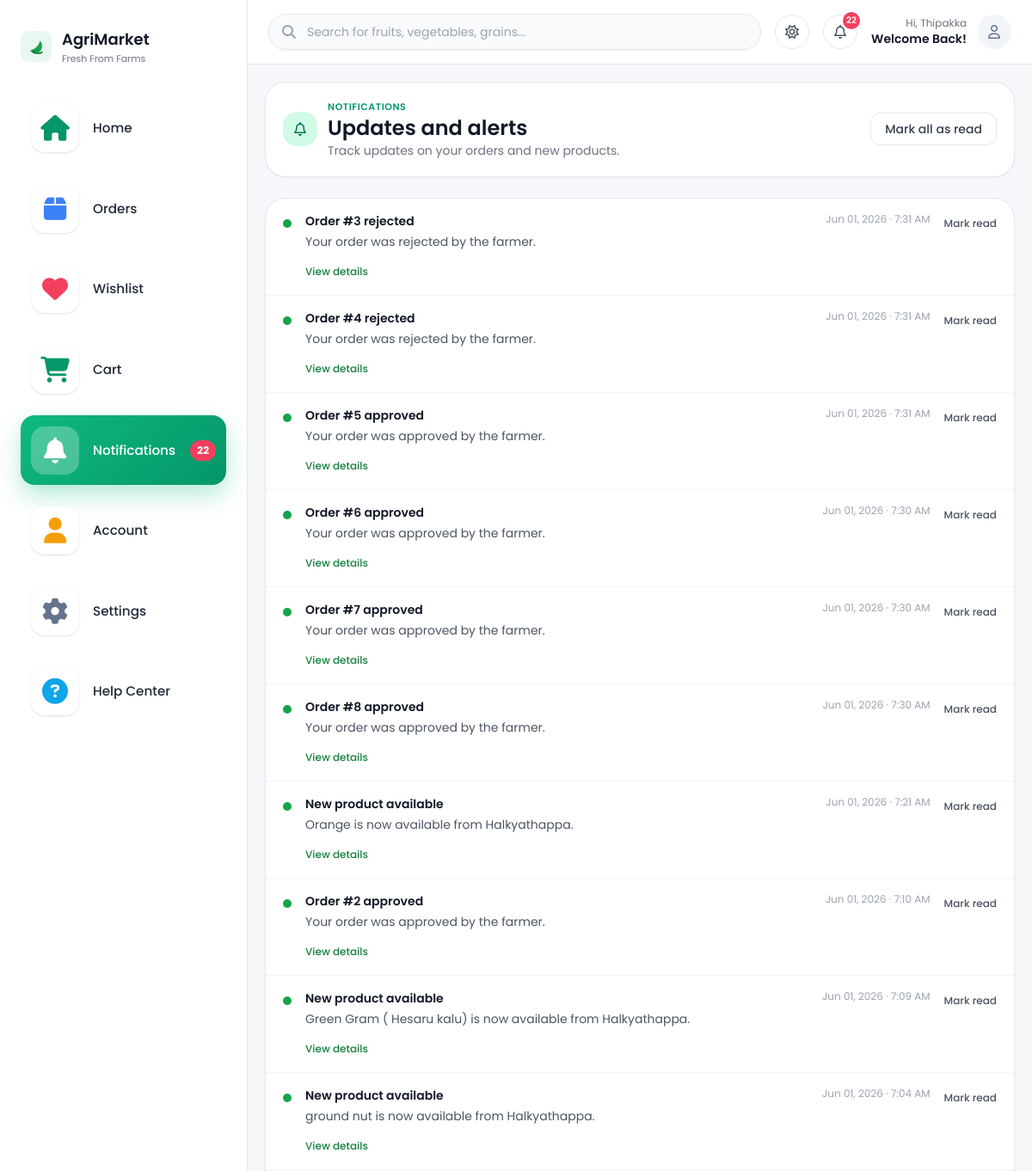
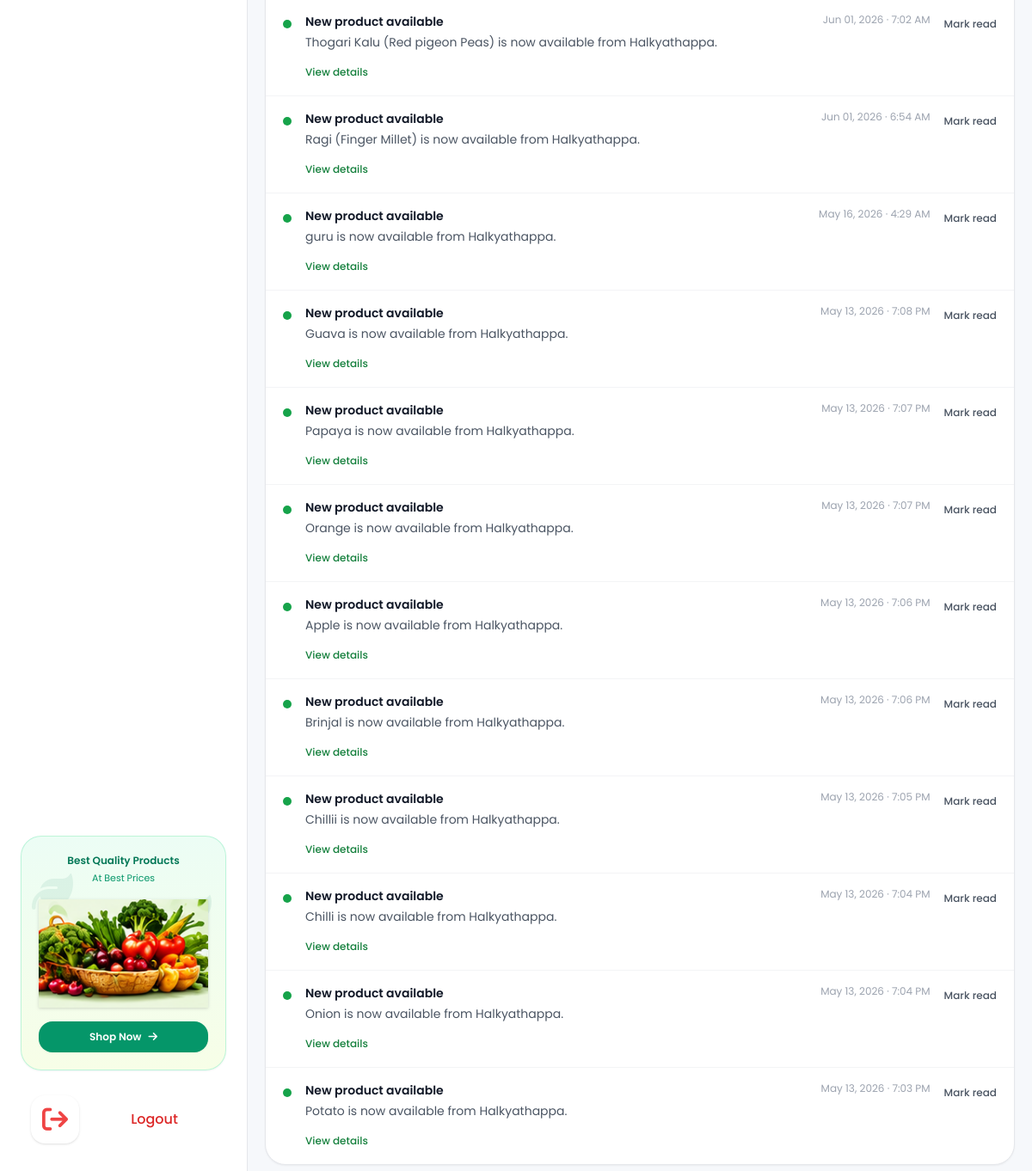
Screenshot of /buyer/notifications/ (signed in) with the database file from the repository (2 pictures, top to bottom).
### store/models.py (models this page shows, shortened)
class Notification(models.Model):
    LEVEL_CHOICES = [
        ('info', 'Info'),
        ('success', 'Success'),
        ('warning', 'Warning'),
        ('error', 'Error'),
    ]
    recipient = models.ForeignKey(User, on_delete=models.CASCADE, related_name='notifications')
    title = models.CharField(max_length=140)
    message = models.TextField(blank=True)
    level = models.CharField(max_length=10, choices=LEVEL_CHOICES, default='info')
    target_url = models.CharField(max_length=255, blank=True)
    order = models.ForeignKey('Order', on_delete=models.SET_NULL, null=True, blank=True, related_name='notifications')
    product = models.ForeignKey('Product', on_delete=models.SET_NULL, null=True, blank=True, related_name='notifications')
    is_read = models.BooleanField(default=False)
    created_at = models.DateTimeField(auto_now_add=True)
    read_at = models.DateTimeField(null=True, blank=True)
    class Meta:
        ordering = ['-created_at']
        indexes = [
            models.Index(fields=['recipient', 'is_read', '-created_at']),
        ]

### store/views.py (the view)
# urls.py: path('buyer/notifications/', views.buyer_notifications_page, name='buyer_notifications'),
@buyer_required
def buyer_notifications_page(request):
    notifications = Notification.objects.filter(recipient=request.user).order_by('-created_at')
    unread_count = Notification.objects.filter(recipient=request.user, is_read=False).count()
    return render(
        request,
        'store/buyer/notifications.html',
        {
            'notifications': notifications,
            'unread_count': unread_count,
        },
    )

### templates/store/buyer/notifications.html (shortened to what this page needs)
{% extends 'store/buyer/buyer_base.html' %}
{% block content %}
  <section class="max-w-5xl mx-auto">
    <div class="mb-6 rounded-3xl border border-gray-200 bg-white p-5 shadow-sm flex flex-col sm:flex-row sm:items-center sm:justify-between gap-4">
      <div class="flex items-center gap-3">
        <span class="inline-flex h-10 w-10 items-center justify-center rounded-2xl bg-emerald-100 text-emerald-700">
          <i class="fa-regular fa-bell"></i>
        </span>
        <div>
          <div class="text-[11px] font-semibold uppercase tracking-wider text-emerald-600">Notifications</div>
          <h1 class="text-2xl font-semibold text-gray-900">Updates and alerts</h1>
          <p class="text-sm text-gray-500">Track updates on your orders and new products.</p>
        </div>
      </div>
      <form method="post" action="{% url 'store:buyer_notifications_mark_all_read' %}">
        <button type="submit" class="inline-flex items-center justify-center rounded-xl border border-gray-200 px-4 py-2 text-sm font-medium text-gray-700 hover:bg-gray-50">
          Mark all as read
        </button>
      </form>
    </div>
    {% if notifications %}
      <div class="rounded-3xl border border-gray-200 bg-white shadow-sm overflow-hidden">
        {% for notification in notifications %}
          <div class="flex items-start gap-4 px-5 py-4 border-b border-gray-100 last:border-b-0">
            <span class="mt-2 inline-flex h-2.5 w-2.5 rounded-full {% if notification.is_read %}bg-gray-300{% else %}bg-green-600{% endif %}"></span>
            <div class="min-w-0 flex-1">
              <div class="flex items-start justify-between gap-4">
                <div>
                  <div class="text-sm font-semibold text-gray-900">{{ notification.title }}</div>
                  <div class="text-sm text-gray-600 mt-1">{{ notification.message }}</div>
                </div>
                <div class="text-xs text-gray-400">{{ notification.created_at|date:"M d, Y · g:i A" }}</div>
              </div>
              {% if notification.target_url %}
                <div class="mt-3">
                  <a href="{{ notification.target_url }}" class="text-xs font-medium text-green-700 hover:text-green-800">View details</a>
                </div>
              {% endif %}
            </div>
            {% if not notification.is_read %}
              <form method="post" action="{% url 'store:buyer_notification_mark_read' notification.pk %}">
                <button type="submit" class="text-xs font-medium text-gray-600 hover:text-gray-800">Mark read</button>
              </form>
            {% endif %}
          </div>
        {% endfor %}
      </div>
    {% endif %}
  </section>
{% endblock %}

### templates/store/buyer/buyer_base.html (shortened to what this page needs)
{% load static %}
<!doctype html>
<html lang="en">
  <head>
    <script src="https://cdn.tailwindcss.com"></script>
    <link
      rel="stylesheet"
      href="https://cdnjs.cloudflare.com/ajax/libs/font-awesome/6.6.0/css/all.min.css"
    />
    <link rel="stylesheet" href="{% static 'css/styles.css' %}?v=20260513" />
  </head>
  <body
    class="bg-[#f6f8fb] text-slate-900"
    data-theme="{{ buyer_settings.theme|default:'light' }}"
    data-add-to-cart-url="{% url 'store:add_to_cart' %}"
    data-cart-url="{% url 'store:view_cart' %}"
    {% if user.is_authenticated %}
    data-wishlist-add-url="{% url 'store:add_to_wishlist' 0 %}"
    data-wishlist-remove-url="{% url 'store:remove_from_wishlist' 0 %}"
    {% endif %}
  >
    <div class="min-h-screen flex">
      <aside
        id="buyer-sidebar"
        class="fixed inset-y-0 left-0 z-50 w-72 flex flex-col bg-white border-r border-gray-200 px-6 py-8 transform -translate-x-full transition-transform duration-200 lg:static lg:translate-x-0"
        aria-label="Buyer sidebar"
      >
        <div class="flex items-center gap-3">
          <img src="{% static 'images/logo-mark.svg' %}" alt="AgriMarket" class="h-9 w-9" />
          <div>
            <div class="text-lg font-semibold text-gray-900">AgriMarket</div>
            <div class="text-[11px] text-gray-500">Fresh From Farms</div>
          </div>
        </div>
        <nav class="mt-8 space-y-3 text-sm">
          <a href="{% url 'store:buyer_dashboard' %}" class="sidebar-link {% if request.resolver_match.url_name == 'buyer_dashboard' or request.resolver_match.url_name == 'home' %}active{% endif %}">
            <span class="icon-tile icon-tile--home inline-flex h-14 w-14 items-center justify-center rounded-2xl bg-white shadow text-emerald-600 text-3xl">
              <i class="fa-solid fa-house"></i>
            </span>
            <span class="flex-grow">Home</span>
          </a>
          <a href="{% url 'store:order_history' %}" class="sidebar-link {% if request.resolver_match.url_name == 'order_history' %}active{% endif %}">
            <span class="icon-tile icon-tile--orders inline-flex h-14 w-14 items-center justify-center rounded-2xl bg-white shadow text-blue-500 text-3xl">
              <i class="fa-solid fa-box"></i>
            </span>
            <span class="flex-grow">Orders</span>
          </a>
          <a href="{% url 'store:wishlist' %}" class="sidebar-link {% if request.resolver_match.url_name == 'wishlist' %}active{% endif %}">
            <span class="icon-tile icon-tile--wishlist inline-flex h-14 w-14 items-center justify-center rounded-2xl bg-white shadow text-rose-500 text-3xl">
              <i class="fa-solid fa-heart"></i>
            </span>
            <span class="flex-grow">Wishlist</span>
          </a>
          <a href="{% url 'store:view_cart' %}" class="sidebar-link {% if request.resolver_match.url_name == 'view_cart' %}active{% endif %}">
            <span class="icon-tile icon-tile--cart inline-flex h-14 w-14 items-center justify-center rounded-2xl bg-white shadow text-emerald-600 text-3xl">
              <i class="fa-solid fa-cart-shopping"></i>
            </span>
            <span class="flex-grow">Cart</span>
          </a>
          <a href="{% url 'store:buyer_notifications' %}" class="sidebar-link {% if request.resolver_match.url_name == 'buyer_notifications' %}active{% endif %}">
            <span class="icon-tile icon-tile--notifications inline-flex h-14 w-14 items-center justify-center rounded-2xl bg-white shadow text-purple-500 text-3xl">
              <i class="fa-solid fa-bell"></i>
            </span>
            <span class="flex-grow">Notifications</span>
            {% if buyer_unread_notifications_count %}
              <span class="ml-auto inline-flex h-6 min-w-[1.5rem] items-center justify-center rounded-full bg-rose-500 px-2 text-xs font-bold text-white">{{ buyer_unread_notifications_count }}</span>
            {% endif %}
          </a>
          <a href="{% url 'store:buyer_profile_edit' %}" class="sidebar-link {% if request.resolver_match.url_name == 'buyer_profile_edit' %}active{% endif %}">
            <span class="icon-tile icon-tile--account inline-flex h-14 w-14 items-center justify-center rounded-2xl bg-white shadow text-amber-500 text-3xl">
              <i class="fa-solid fa-user"></i>
            </span>
            <span class="flex-grow">Account</span>
          </a>
          <a href="{% url 'store:buyer_settings' %}" class="sidebar-link {% if request.resolver_match.url_name == 'buyer_settings' %}active{% endif %}">
            <span class="icon-tile icon-tile--settings inline-flex h-14 w-14 items-center justify-center rounded-2xl bg-white shadow text-slate-500 text-3xl">
              <i class="fa-solid fa-gear"></i>
            </span>
            <span class="flex-grow">Settings</span>
          </a>
          <a href="{% url 'store:help_center' %}" class="sidebar-link {% if request.resolver_match.url_name == 'help_center' %}active{% endif %}">
            <span class="icon-tile icon-tile--help inline-flex h-14 w-14 items-center justify-center rounded-2xl bg-white shadow text-sky-500 text-3xl">
              <i class="fa-solid fa-circle-question"></i>
            </span>
            <span class="flex-grow">Help Center</span>
          </a>
        </nav>
        <div class="mt-auto space-y-4">
          <div class="relative overflow-hidden rounded-3xl border border-emerald-200/70 bg-gradient-to-b from-emerald-50 to-lime-50 p-5 text-center shadow-sm">
            <div class="pointer-events-none absolute inset-0 opacity-[0.08]">
              <span class="absolute left-3 top-10 text-emerald-700">
                <i class="fa-solid fa-leaf text-5xl"></i>
              </span>
              <span class="absolute right-4 top-16 text-emerald-700">
              </span>
            </div>
            <div class="relative">
            <div class="text-xs font-semibold text-emerald-700">Best Quality Products</div>
            <div class="mt-1 text-[11px] text-emerald-600">At Best Prices</div>
            <img
              src="{% static 'images/ref-best-quality-basket.png' %}"
              alt="Basket filled with fresh fruits and vegetables"
              class="mx-auto mt-4 w-full max-w-[240px] h-auto object-contain drop-shadow"
              loading="lazy"
            />
            <a href="{% url 'store:home' %}#featured" class="mt-4 inline-flex w-full items-center justify-center gap-2 rounded-2xl bg-emerald-600 px-4 py-2.5 text-xs font-semibold text-white shadow-sm hover:bg-emerald-700 transition">
              Shop Now
              <i class="fa-solid fa-arrow-right"></i>
            </a>
            </div>
          </div>
          <form method="post" action="{% url 'store:logout' %}">
            <button type="submit" class="w-full sidebar-link text-red-600 hover:text-white">
              <span class="icon-tile icon-tile--logout inline-flex h-14 w-14 items-center justify-center rounded-2xl bg-white shadow text-red-500 text-3xl">
                <i class="fa-solid fa-arrow-right-from-bracket"></i>
              </span>
              <span class="flex-grow">Logout</span>
            </button>
          </form>
        </div>
      </aside>
      <div class="flex-1 flex flex-col">
        <header class="sticky top-0 z-30 flex items-center gap-4 border-b border-gray-200 px-6 py-4 glass-bar">
          <form action="{% url 'store:home' %}" method="get" class="flex-1">
            <div class="relative">
              <span class="absolute inset-y-0 left-0 pl-4 flex items-center text-gray-400">
                <i class="fa-solid fa-magnifying-glass"></i>
              </span>
              <input
                type="search"
                name="q"
                value="{{ q }}"
                placeholder="Search for fruits, vegetables, grains..."
                class="w-full rounded-full border border-gray-200 bg-gray-50 pl-11 pr-4 py-2.5 text-sm focus:outline-none focus:ring-2 focus:ring-green-500/40 shadow-sm"
              />
            </div>
          </form>
          <a href="{% url 'store:buyer_settings' %}" class="hidden sm:inline-flex h-10 w-10 items-center justify-center rounded-full border border-gray-200 text-gray-600 hover:bg-gray-100" title="Theme">
            <i class="fa-regular fa-sun"></i>
          </a>
          <a href="{% url 'store:buyer_notifications' %}" class="relative h-10 w-10 inline-flex items-center justify-center rounded-full border border-gray-200 text-gray-600 hover:bg-gray-100">
            <i class="fa-regular fa-bell"></i>
            {% if buyer_unread_notifications_count %}
              <span class="absolute -top-1 -right-1 h-5 min-w-[1.25rem] rounded-full bg-rose-500 px-1 text-[0.65rem] font-semibold text-white flex items-center justify-center">{{ buyer_unread_notifications_count }}</span>
            {% endif %}
          </a>
          <div class="flex items-center gap-3">
            <div class="text-right hidden sm:block">
              <div class="text-xs text-gray-500">Hi, {{ request.user.first_name|default:request.user.username }}</div>
              <div class="text-sm font-semibold text-gray-900">Welcome Back!</div>
            </div>
            <div class="h-10 w-10 rounded-full bg-slate-100 text-slate-500 flex items-center justify-center">
              <i class="fa-regular fa-user"></i>
            </div>
          </div>
        </header>
        <div class="flex-1 p-5">
          <div class="grid grid-cols-1 xl:grid-cols-[1fr_320px] gap-5">
            <main>
              {% block content %}{% endblock %}
            </main>
          </div>
        </div>
      </div>
    </div>
  </body>
</html>

### rows the page displays
Notification: is_read False (drawn), title "Order #3 rejected", message "Your order was rejected by the farmer.", created_at "Jun 01, 2026 · 7:31 AM"
Notification: is_read False (drawn), title "Order #4 rejected", message "Your order was rejected by the farmer.", created_at "Jun 01, 2026 · 7:31 AM"
Notification: is_read False (drawn), title "Order #5 approved", message "Your order was approved by the farmer.", created_at "Jun 01, 2026 · 7:31 AM"
Notification: is_read False (drawn), title "Order #6 approved", message "Your order was approved by the farmer.", created_at "Jun 01, 2026 · 7:30 AM"
Notification: is_read False (drawn), title "Order #7 approved", message "Your order was approved by the farmer.", created_at "Jun 01, 2026 · 7:30 AM"
Notification: is_read False (drawn), title "Order #8 approved", message "Your order was approved by the farmer.", created_at "Jun 01, 2026 · 7:30 AM"
Notification: is_read False (drawn), title "New product available", message "Orange is now available from Halkyathappa.", created_at "Jun 01, 2026 · 7:21 AM"
Notification: is_read False (drawn), title "Order #2 approved", message "Your order was approved by the farmer.", created_at "Jun 01, 2026 · 7:10 AM"
Notification: is_read False (drawn), title "New product available", message "Green Gram ( Hesaru kalu) is now available from Halkyathappa.", created_at "Jun 01, 2026 · 7:09 AM"
Notification: is_read False (drawn), title "New product available", message "ground nut is now available from Halkyathappa.", created_at "Jun 01, 2026 · 7:04 AM"
Notification: is_read False (drawn), title "New product available", message "Thogari Kalu (Red pigeon Peas) is now available from Halkyathappa.", created_at "Jun 01, 2026 · 7:02 AM"
Notification: is_read False (drawn), title "New product available", message "Ragi (Finger Millet) is now available from Halkyathappa.", created_at "Jun 01, 2026 · 6:54 AM"
Notification: is_read False (drawn), title "New product available", message "guru is now available from Halkyathappa.", created_at "May 16, 2026 · 4:29 AM"
Notification: is_read False (drawn), title "New product available", message "Guava is now available from Halkyathappa.", created_at "May 13, 2026 · 7:08 PM"
Notification: is_read False (drawn), title "New product available", message "Papaya is now available from Halkyathappa.", created_at "May 13, 2026 · 7:07 PM"
Notification: is_read False (drawn), title "New product available", message "Orange is now available from Halkyathappa.", created_at "May 13, 2026 · 7:07 PM"
Notification: is_read False (drawn), title "New product available", message "Apple is now available from Halkyathappa.", created_at "May 13, 2026 · 7:06 PM"
Notification: is_read False (drawn), title "New product available", message "Brinjal is now available from Halkyathappa.", created_at "May 13, 2026 · 7:06 PM"
Notification: is_read False (drawn), title "New product available", message "Chillii is now available from Halkyathappa.", created_at "May 13, 2026 · 7:05 PM"
Notification: is_read False (drawn), title "New product available", message "Chilli is now available from Halkyathappa.", created_at "May 13, 2026 · 7:04 PM"
Notification: is_read False (drawn), title "New product available", message "Onion is now available from Halkyathappa.", created_at "May 13, 2026 · 7:04 PM"
Notification: is_read False (drawn), title "New product available", message "Potato is now available from Halkyathappa.", created_at "May 13, 2026 · 7:03 PM"

### other values shown
{{ buyer_unread_notifications_count }} "22"
{{ request.user.first_name|default:request.user.username }} "Thipakka"
